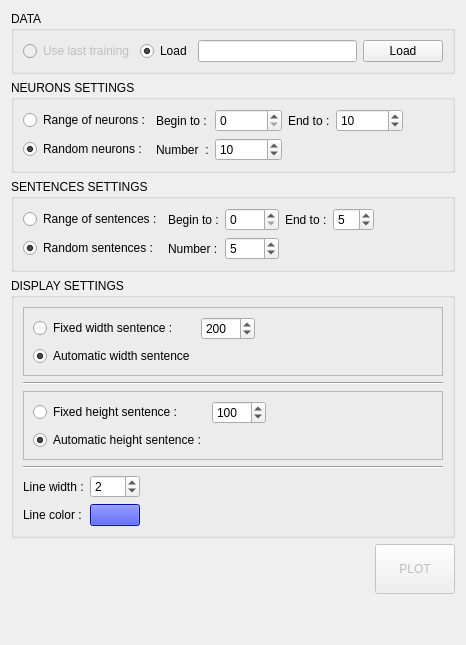
           <widget class="QWidget" name="tabReplay">
            <attribute name="title">
             <string>REPLAY</string>
            </attribute>
            <layout class="QGridLayout" name="gridLayout_12">
             <item row="3" column="0" colspan="7">
              <widget class="QGroupBox" name="gbNeuronsSettings">
               <property name="title">
                <string>NEURONS SETTINGS</string>
               </property>
               <layout class="QGridLayout" name="gridLayout_15">
                <item row="0" column="10">
                 <spacer name="horizontalSpacer_2">
                  <property name="orientation">
                   <enum>Qt::Horizontal</enum>
                  </property>
                  <property name="sizeHint" stdset="0">
                   <size>
                    <width>40</width>
                    <height>20</height>
                   </size>
                  </property>
                 </spacer>
                </item>
                <item row="0" column="9">
                 <widget class="QSpinBox" name="sbEndRangeNeuronDisplay">
                  <property name="maximumSize">
                   <size>
                    <width>75</width>
                    <height>16777215</height>
                   </size>
                  </property>
                  <property name="minimum">
                   <number>1</number>
                  </property>
                  <property name="maximum">
                   <number>500000</number>
                  </property>
                  <property name="value">
                   <number>10</number>
                  </property>
                 </widget>
                </item>
                <item row="1" column="7">
                 <widget class="QSpinBox" name="sbNbRandomNeurons">
                  <property name="minimum">
                   <number>1</number>
                  </property>
                  <property name="maximum">
                   <number>1000</number>
                  </property>
                  <property name="value">
                   <number>10</number>
                  </property>
                 </widget>
                </item>
                <item row="1" column="6">
                 <widget class="QLabel" name="laNumberRandomNeurons">
                  <property name="text">
                   <string>Number  :</string>
                  </property>
                 </widget>
                </item>
                <item row="0" column="8">
                 <widget class="QLabel" name="laEndRangeNeuronDisplay">
                  <property name="maximumSize">
                   <size>
                    <width>75</width>
                    <height>16777215</height>
                   </size>
                  </property>
                  <property name="text">
                   <string>End to :</string>
                  </property>
                 </widget>
                </item>
                <item row="0" column="6">
                 <widget class="QLabel" name="laStartNeuronDisplay">
                  <property name="maximumSize">
                   <size>
                    <width>75</width>
                    <height>16777215</height>
                   </size>
                  </property>
                  <property name="text">
                   <string>Begin to :</string>
                  </property>
                 </widget>
                </item>
                <item row="1" column="5">
                 <widget class="QRadioButton" name="rbRandomNeurons">
                  <property name="text">
                   <string>Random neurons :</string>
                  </property>
                  <property name="checked">
                   <bool>true</bool>
                  </property>
                 </widget>
                </item>
                <item row="0" column="7">
                 <widget class="QSpinBox" name="sbStartRangeNeuronDisplay">
                  <property name="maximumSize">
                   <size>
                    <width>75</width>
                    <height>16777215</height>
                   </size>
                  </property>
                  <property name="maximum">
                   <number>500000</number>
                  </property>
                 </widget>
                </item>
                <item row="0" column="5">
                 <widget class="QRadioButton" name="rbRangeNeurons">
                  <property name="text">
                   <string>Range of neurons :</string>
                  </property>
                  <property name="checked">
                   <bool>false</bool>
                  </property>
                 </widget>
                </item>
               </layout>
              </widget>
             </item>
             <item row="4" column="0" colspan="7">
              <widget class="QGroupBox" name="gbSentencesSettings">
               <property name="title">
                <string>SENTENCES SETTINGS</string>
               </property>
               <layout class="QGridLayout" name="gridLayout_18">
                <item row="0" column="2">
                 <widget class="QSpinBox" name="sbStartRangeSentencesDisplay">
                  <property name="maximum">
                   <number>1000</number>
                  </property>
                 </widget>
                </item>
                <item row="1" column="1">
                 <widget class="QLabel" name="label_13">
                  <property name="text">
                   <string>Number :</string>
                  </property>
                 </widget>
                </item>
                <item row="0" column="1">
                 <widget class="QLabel" name="label_6">
                  <property name="text">
                   <string>Begin to :</string>
                  </property>
                 </widget>
                </item>
                <item row="1" column="0">
                 <widget class="QRadioButton" name="rbRandomSentences">
                  <property name="text">
                   <string>Random sentences :</string>
                  </property>
                  <property name="checked">
                   <bool>true</bool>
                  </property>
                 </widget>
                </item>
                <item row="0" column="0">
                 <widget class="QRadioButton" name="rbRangeSentences">
                  <property name="text">
                   <string>Range of sentences :</string>
                  </property>
                  <property name="checked">
                   <bool>false</bool>
                  </property>
                 </widget>
                </item>
                <item row="0" column="4">
                 <widget class="QSpinBox" name="sbEndRangeSentencesDisplay">
                  <property name="minimum">
                   <number>1</number>
                  </property>
                  <property name="value">
                   <number>5</number>
                  </property>
                 </widget>
                </item>
                <item row="0" column="3">
                 <widget class="QLabel" name="label_15">
                  <property name="text">
                   <string>End to :</string>
                  </property>
                 </widget>
                </item>
                <item row="1" column="2">
                 <widget class="QSpinBox" name="sbNbRandomSentences">
                  <property name="minimum">
                   <number>1</number>
                  </property>
                  <property name="maximum">
                   <number>1000</number>
                  </property>
                  <property name="value">
                   <number>5</number>
                  </property>
                 </widget>
                </item>
                <item row="0" column="5">
                 <spacer name="horizontalSpacer_3">
                  <property name="orientation">
                   <enum>Qt::Horizontal</enum>
                  </property>
                  <property name="sizeHint" stdset="0">
                   <size>
                    <width>40</width>
                    <height>20</height>
                   </size>
                  </property>
                 </spacer>
                </item>
               </layout>
              </widget>
             </item>
             <item row="2" column="0" colspan="7">
              <widget class="QGroupBox" name="gbDataReplay">
               <property name="minimumSize">
                <size>
                 <width>0</width>
                 <height>50</height>
                </size>
               </property>
               <property name="title">
                <string>DATA</string>
               </property>
               <layout class="QGridLayout" name="gridLayout_11">
                <item row="0" column="1">
                 <widget class="QRadioButton" name="rbLoadReplay">
                  <property name="text">
                   <string>Load</string>
                  </property>
                  <property name="checked">
                   <bool>true</bool>
                  </property>
                 </widget>
                </item>
                <item row="0" column="2">
                 <widget class="QLineEdit" name="lePathReplay"/>
                </item>
                <item row="0" column="0">
                 <widget class="QRadioButton" name="rbLastTrainingReplay">
                  <property name="enabled">
                   <bool>false</bool>
                  </property>
                  <property name="text">
                   <string>Use last training</string>
                  </property>
                 </widget>
                </item>
                <item row="0" column="3">
                 <widget class="QPushButton" name="pbLoadReplay">
                  <property name="maximumSize">
                   <size>
                    <width>100</width>
                    <height>16777215</height>
                   </size>
                  </property>
                  <property name="text">
                   <string>Load</string>
                  </property>
                 </widget>
                </item>
               </layout>
              </widget>
             </item>
             <item row="7" column="3">
              <spacer name="verticalSpacer">
               <property name="orientation">
                <enum>Qt::Vertical</enum>
               </property>
               <property name="sizeHint" stdset="0">
                <size>
                 <width>20</width>
                 <height>40</height>
                </size>
               </property>
              </spacer>
             </item>
             <item row="6" column="6">
              <widget class="QPushButton" name="pbStartReplay">
               <property name="enabled">
                <bool>false</bool>
               </property>
               <property name="minimumSize">
                <size>
                 <width>0</width>
                 <height>50</height>
                </size>
               </property>
               <property name="maximumSize">
                <size>
                 <width>100</width>
                 <height>16777215</height>
                </size>
               </property>
               <property name="text">
                <string>PLOT</string>
               </property>
              </widget>
             </item>
             <item row="5" column="0" colspan="7">
              <widget class="QGroupBox" name="groupBox_4">
               <property name="title">
                <string>DISPLAY SETTINGS</string>
               </property>
               <layout class="QGridLayout" name="gridLayout_19">
                <item row="2" column="0" colspan="3">
                 <widget class="Line" name="line_19">
                  <property name="orientation">
                   <enum>Qt::Horizontal</enum>
                  </property>
                 </widget>
                </item>
                <item row="5" column="1">
                 <widget class="QSpinBox" name="sbLineWidth">
                  <property name="minimumSize">
                   <size>
                    <width>50</width>
                    <height>0</height>
                   </size>
                  </property>
                  <property name="maximumSize">
                   <size>
                    <width>50</width>
                    <height>16777215</height>
                   </size>
                  </property>
                  <property name="value">
                   <number>2</number>
                  </property>
                 </widget>
                </item>
                <item row="4" column="0" colspan="3">
                 <widget class="Line" name="line_22">
                  <property name="orientation">
                   <enum>Qt::Horizontal</enum>
                  </property>
                 </widget>
                </item>
                <item row="6" column="0">
                 <widget class="QLabel" name="laLineColor">
                  <property name="text">
                   <string>Line color :</string>
                  </property>
                 </widget>
                </item>
                <item row="5" column="0">
                 <widget class="QLabel" name="laLineWidth">
                  <property name="text">
                   <string>Line width :</string>
                  </property>
                 </widget>
                </item>
                <item row="6" column="1" colspan="2">
                 <widget class="QPushButton" name="pbColor">
                  <property name="enabled">
                   <bool>true</bool>
                  </property>
                  <property name="maximumSize">
                   <size>
                    <width>50</width>
                    <height>16777215</height>
                   </size>
                  </property>
                  <property name="styleSheet">
                   <string notr="true">background-color: rgb(0, 17, 255);</string>
                  </property>
                  <property name="text">
                   <string/>
                  </property>
                 </widget>
                </item>
                <item row="0" column="0" colspan="3">
                 <widget class="QFrame" name="frame">
                  <property name="minimumSize">
                   <size>
                    <width>0</width>
                    <height>50</height>
                   </size>
                  </property>
                  <property name="frameShape">
                   <enum>QFrame::StyledPanel</enum>
                  </property>
                  <property name="frameShadow">
                   <enum>QFrame::Raised</enum>
                  </property>
                  <layout class="QGridLayout" name="gridLayout_20">
                   <item row="0" column="1">
                    <widget class="QSpinBox" name="sbWidthSentence">
                     <property name="minimum">
                      <number>10</number>
                     </property>
                     <property name="maximum">
                      <number>2000</number>
                     </property>
                     <property name="value">
                      <number>200</number>
                     </property>
                    </widget>
                   </item>
                   <item row="0" column="0">
                    <widget class="QRadioButton" name="rbFixedWidth">
                     <property name="text">
                      <string>Fixed width sentence :</string>
                     </property>
                    </widget>
                   </item>
                   <item row="1" column="0">
                    <widget class="QRadioButton" name="rbAutomaticWidth">
                     <property name="text">
                      <string>Automatic width sentence</string>
                     </property>
                     <property name="checked">
                      <bool>true</bool>
                     </property>
                    </widget>
                   </item>
                   <item row="0" column="2">
                    <spacer name="horizontalSpacer_7">
                     <property name="orientation">
                      <enum>Qt::Horizontal</enum>
                     </property>
                     <property name="sizeHint" stdset="0">
                      <size>
                       <width>40</width>
                       <height>20</height>
                      </size>
                     </property>
                    </spacer>
                   </item>
                  </layout>
                 </widget>
                </item>
                <item row="3" column="0" colspan="3">
                 <widget class="QFrame" name="frame_2">
                  <property name="minimumSize">
                   <size>
                    <width>0</width>
                    <height>50</height>
                   </size>
                  </property>
                  <property name="frameShape">
                   <enum>QFrame::StyledPanel</enum>
                  </property>
                  <property name="frameShadow">
                   <enum>QFrame::Raised</enum>
                  </property>
                  <layout class="QGridLayout" name="gridLayout_21">
                   <item row="0" column="1">
                    <widget class="QSpinBox" name="sbHeightSentence">
                     <property name="minimum">
                      <number>25</number>
                     </property>
                     <property name="maximum">
                      <number>5000</number>
                     </property>
                     <property name="value">
                      <number>100</number>
                     </property>
                    </widget>
                   </item>
                   <item row="0" column="0">
                    <widget class="QRadioButton" name="rbFixedHeight">
                     <property name="text">
                      <string>Fixed height sentence :</string>
                     </property>
                    </widget>
                   </item>
                   <item row="1" column="0">
                    <widget class="QRadioButton" name="rbAutomaticHeight">
                     <property name="text">
                      <string>Automatic height sentence :</string>
                     </property>
                     <property name="checked">
                      <bool>true</bool>
                     </property>
                    </widget>
                   </item>
                   <item row="0" column="2">
                    <spacer name="horizontalSpacer_8">
                     <property name="orientation">
                      <enum>Qt::Horizontal</enum>
                     </property>
                     <property name="sizeHint" stdset="0">
                      <size>
                       <width>40</width>
                       <height>20</height>
                      </size>
                     </property>
                    </spacer>
                   </item>
                  </layout>
                 </widget>
                </item>
                <item row="5" column="2">
                 <spacer name="horizontalSpacer_9">
                  <property name="orientation">
                   <enum>Qt::Horizontal</enum>
                  </property>
                  <property name="sizeHint" stdset="0">
                   <size>
                    <width>40</width>
                    <height>20</height>
                   </size>
                  </property>
                 </spacer>
                </item>
               </layout>
              </widget>
             </item>
            </layout>
           </widget>
